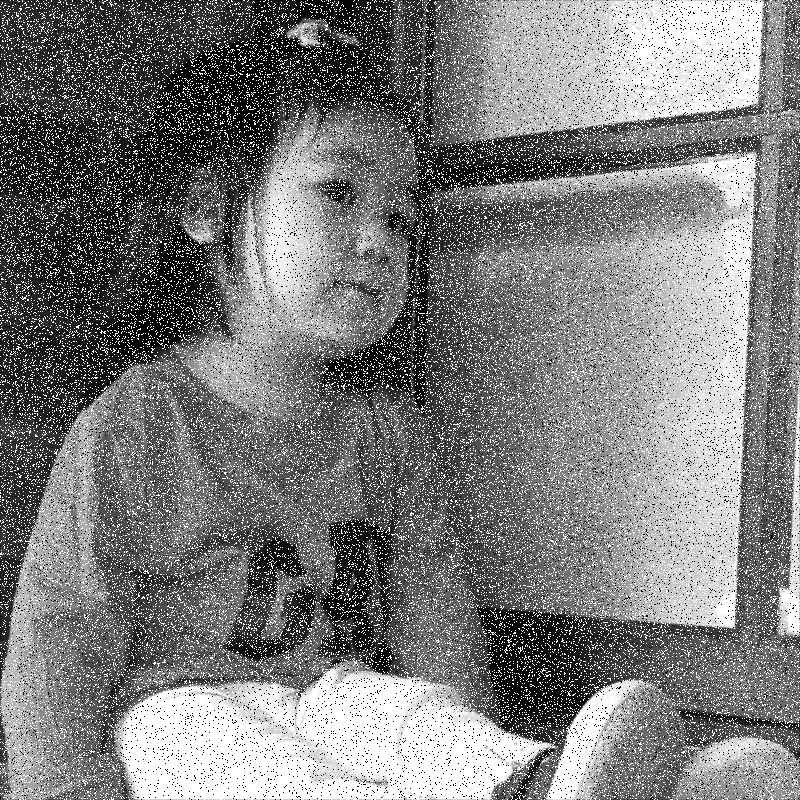
#> input picture Project3/Kid2 degraded.tiff, 800 x 800 px
$ python proj3.py
#> lines starting #> are read from the running program, lines starting #| are printed output that depends on the picture; long printed decimals are rounded
import cv2
import numpy as np
from PIL import Image
import matplotlib.pyplot as plt
import math
import random


def filter_process(img, alpha):
    value = []
    for i in range(img.shape[0]):
        for j in range(img.shape[1]):
            value.append(img[i, j])
    value.sort()
    sum = 0
    for i in range(math.floor(alpha/2.), len(value) - math.floor(alpha/2.)):
        sum += value[i]
    sum /= len(value) - 2 * math.floor(alpha/2.)
    return int(sum)

if __name__ == '__main__':

    img_ori = cv2.imread('Kid2 degraded.tiff',0)
#> img_ori is the input picture: shape (800, 800); min 0, max 255, mean 125.6

    kernel_size = 5
    alpha = 16

    side = math.floor(kernel_size/2.)
    height, width = img_ori.shape
#> height = 800; width = 800
    padded_img = np.zeros((height+2*side, width+2*side))
    de_noise_img = np.zeros((height, width))
    padded_img[2:height+2, 2:width+2] = img_ori
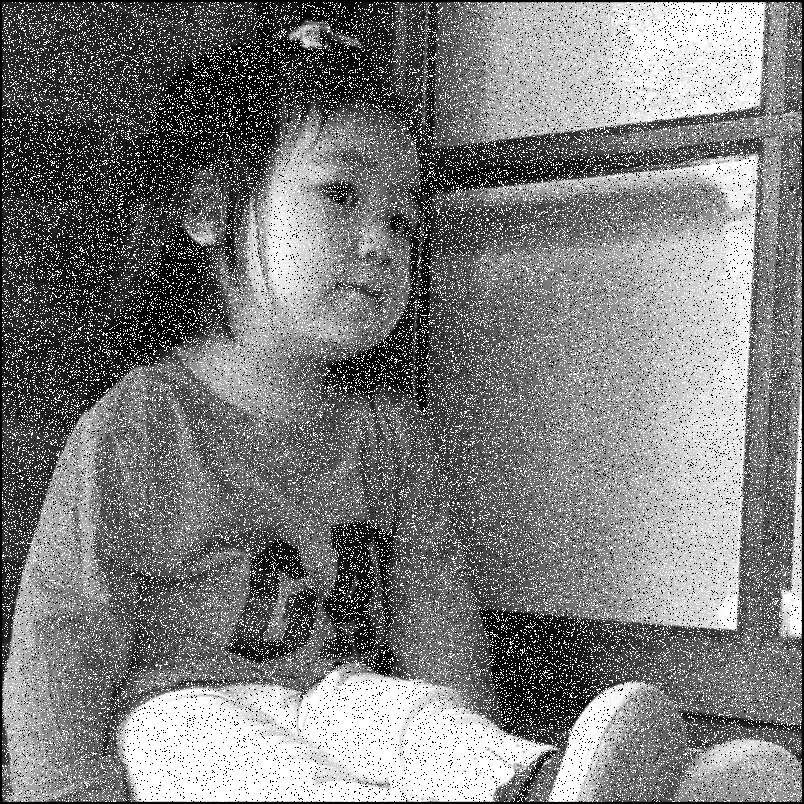
#> padded_img: shape (804, 804) float64; min 0, max 255, mean 124.4
    for i in range(side, height+side):
        for j in range(side, width+side):
            tmp_img = padded_img[i - side:i + side + 1, j - side:j + side + 1]
            de_noise_img[i-2, j-2] = filter_process(tmp_img, alpha)
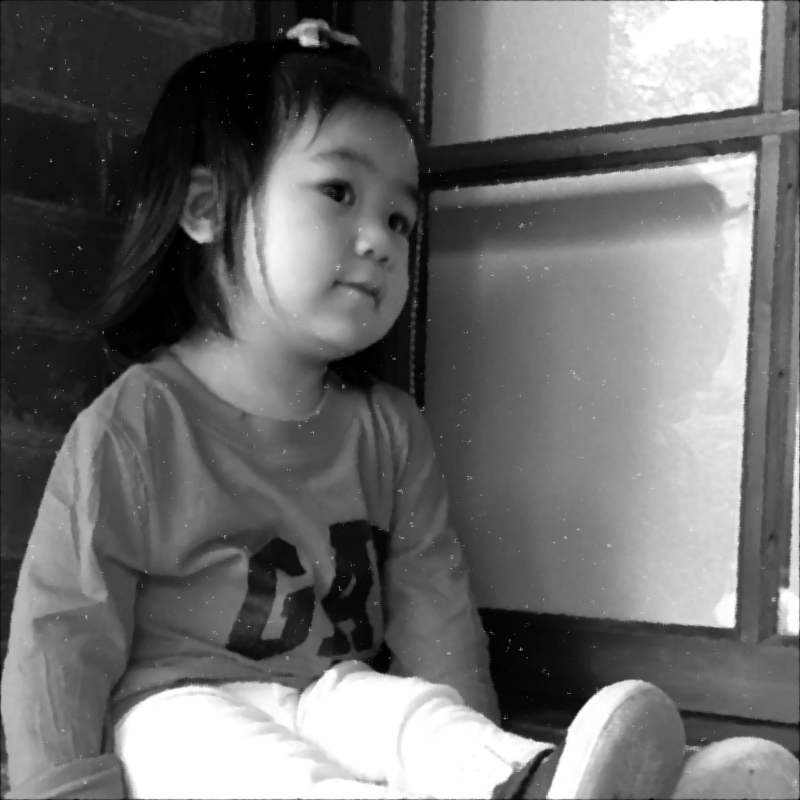
#> de_noise_img: shape (800, 800) float64; min 0, max 255, mean 109.8

    padding = cv2.copyMakeBorder(de_noise_img, 0, 800, 0, 800, cv2.BORDER_CONSTANT)
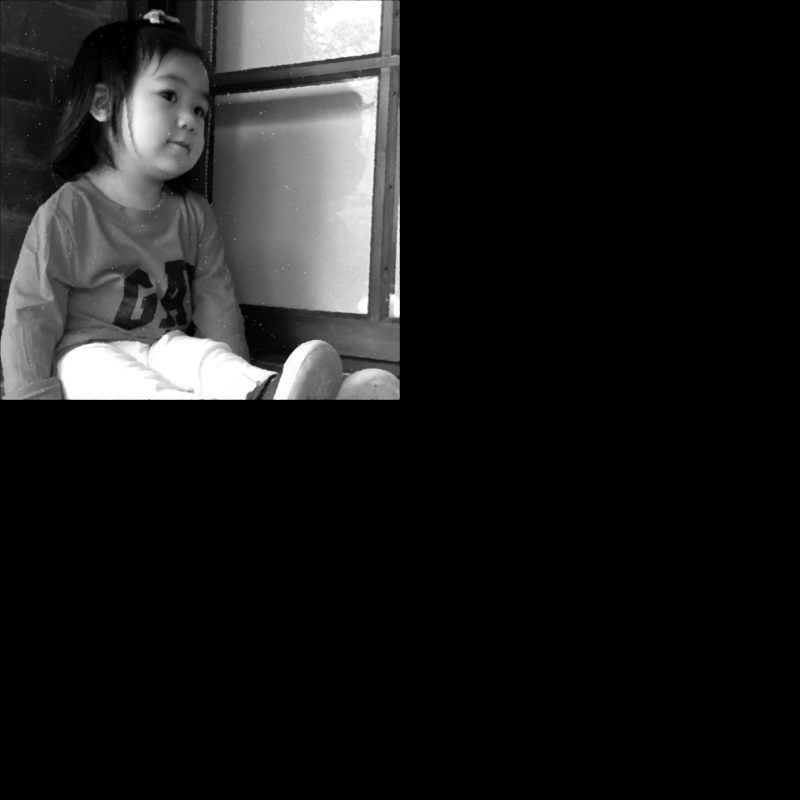
#> padding: shape (1600, 1600) float64 (shown at 1/2 size); min 0, max 255, mean 27.4
    g = np.fft.fft2(padding)
    G = np.fft.fftshift(g)

    D0 = 250
    n = 3
    M = padding.shape[0]
    N = padding.shape[1]
    GLPF = np.zeros((M,N), dtype=np.float32) # Gaussian LPF
    BLPF = np.zeros((M,N), dtype=np.float32) # Butterworth LPF
    k = 0.00025
    for u in range(M):
        for v in range(N):
            D = np.sqrt((u-M/2)**2 + (v-N/2)**2)
            # D =(u-M/2)**2 + (v-N/2)**2
            BLPF[u,v] = 1 / (1 + (D/D0)**n)
            GLPF[u,v] = np.exp(-D**2/(2*D0*D0))
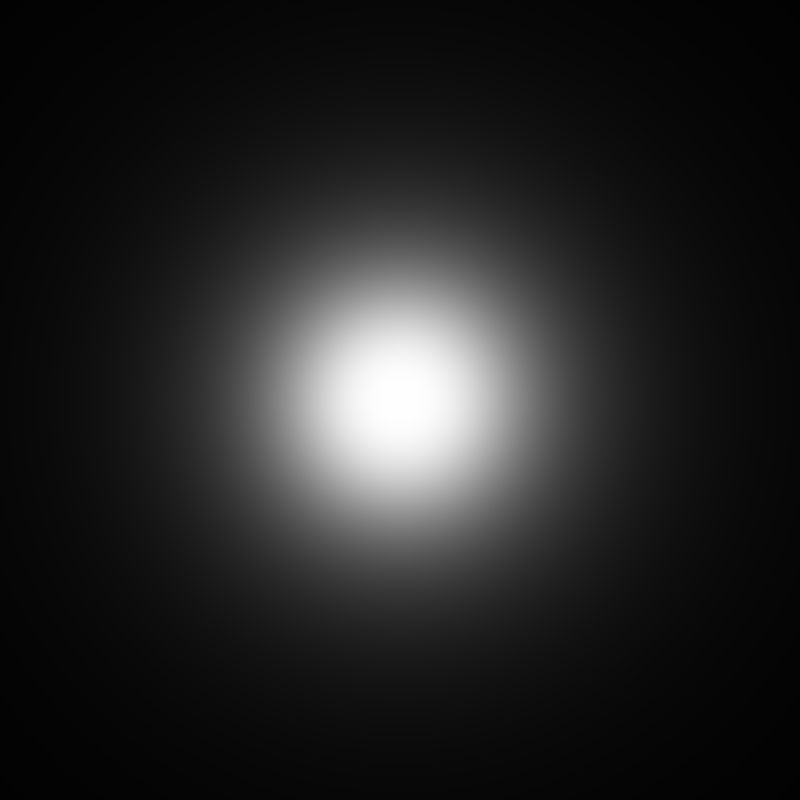
#> BLPF: shape (1600, 1600) float32 (shown at 1/2 size); min 0.0107, max 1, mean 0.143
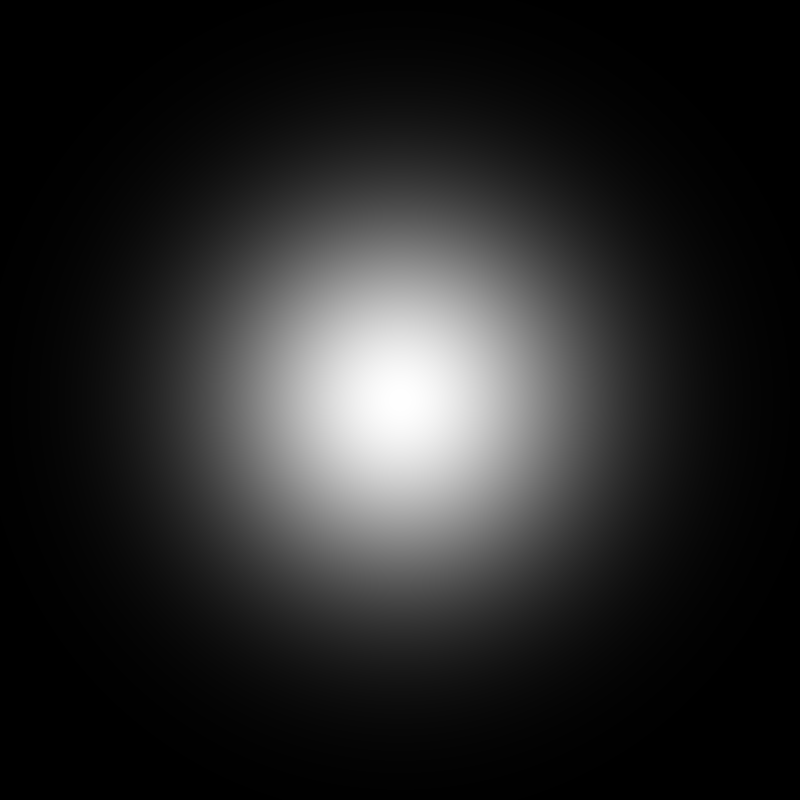
#> GLPF: shape (1600, 1600) float32 (shown at 1/2 size); min 3.57e-05, max 1, mean 0.153


    # final = G*BLPF/GLPF +  G*(1-BLPF)
    final = G*GLPF/BLPF
    final = np.abs(np.fft.ifft2(np.fft.ifftshift(final)))
    final = final[0:800,0:800]
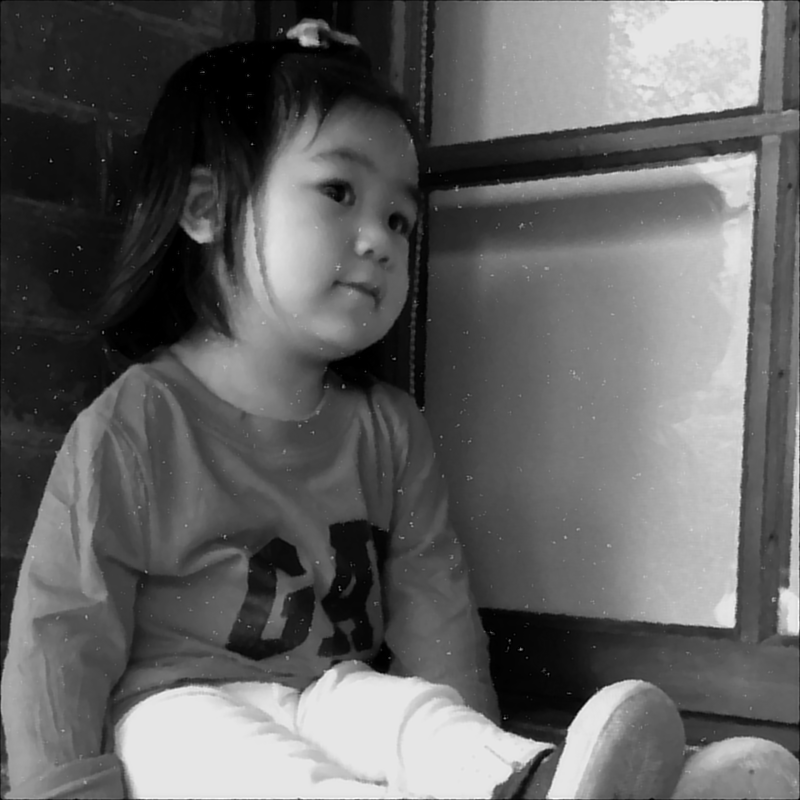
#> final: shape (800, 800) float64; min 2.99e-06, max 281.7, mean 109.8; drawn with min black and max white

    # show the result and calculate the noise model parameter
    hist_ori = cv2.calcHist([img_ori.astype(np.uint8)], [0], None, [256], [0, 256])/(800**2)
    hist_noise = cv2.calcHist([de_noise_img.astype(np.uint8)], [0], None, [256], [0, 256])/(800**2)
    hist_diff = hist_ori - hist_noise

    plt.subplot(311), plt.plot(hist_ori)
    plt.subplot(312), plt.plot(hist_noise)
    plt.subplot(313), plt.plot(hist_diff)
    plt.show()
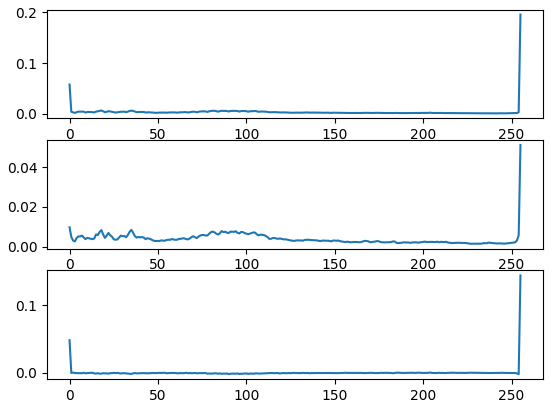
#> figure drawn by matplotlib, 3 panels; panel 1: curve peaks at x = 255, y = 0.195; panel 2: curve peaks at x = 255, y = 0.0513; panel 3: curve peaks at x = 255, y = 0.144

    print("Pa = ", hist_diff[0])
#| Pa =  [0.04806]
    print("Pb = ", hist_diff[255])
#| Pb =  [0.1442]

    # plot the image
    plt.subplot(221), plt.imshow(img_ori, cmap='gray')
    plt.subplot(222), plt.imshow(de_noise_img, cmap='gray')
    plt.subplot(223),plt.imshow(final, cmap='gray')
    plt.show()

    # save the image
    de_noise_save = Image.fromarray(de_noise_img.astype(np.uint8))
    de_noise_save.save("img/de_noise.png",dpi = (200,200))
    final_save = Image.fromarray(final.astype(np.uint8))
    final_save.save("img/D0_250.png",dpi = (200,200))
